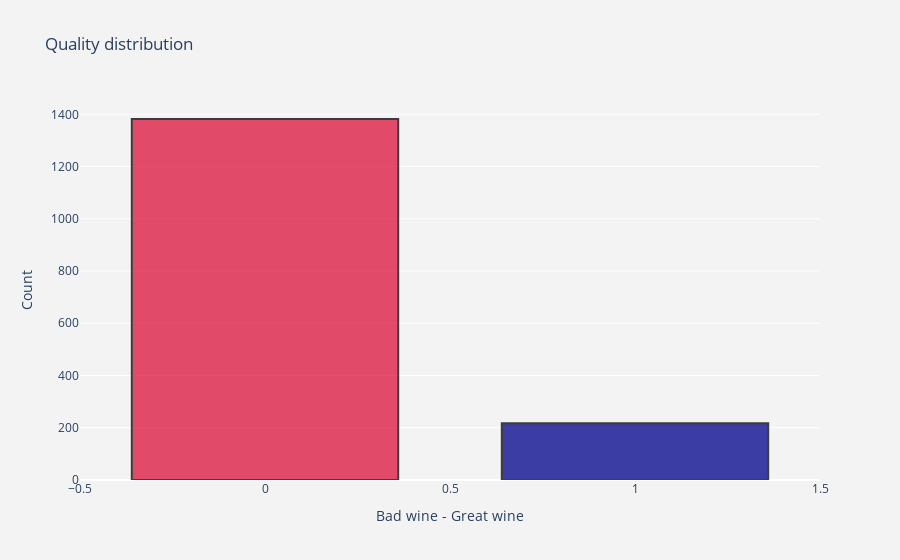

Notebook code for this chart:
### Code cell
labels = (df.quality.unique())
colors = ['Crimson', 'DarkBlue']

trace = go.Histogram(x=df.quality, marker=dict(color=colors,line=dict(color='black', width=2)),opacity=0.75)
layout = go.Layout(
    title='Quality distribution',
    xaxis=dict(
        title='Bad wine - Great wine'
    ),
    yaxis=dict(
        title='Count'
    ),
    bargap=0.2,
    bargroupgap=0.1, paper_bgcolor='rgb(243, 243, 243)',
    plot_bgcolor="rgb(243, 243, 243)")
fig = go.Figure(data=[trace], layout=layout)
iplot(fig)

### Figure 1 — Plotly figure (JSON) as saved in the notebook; plotly's stock layout.template omitted (floating-point values rounded to 4 significant figures; data arrays with more than 128 entries replaced by an {"elided": "..."} marker saying what was removed)
{"data": [{"marker": {"color": ["Crimson", "DarkBlue"], "line": {"color": "black", "width": 2}}, "opacity": 0.75, "type": "histogram", "x": {"elided": "1599 int values"}}], "layout": {"bargap": 0.2, "bargroupgap": 0.1, "paper_bgcolor": "rgb(243, 243, 243)", "plot_bgcolor": "rgb(243, 243, 243)", "title": {"text": "Quality distribution"}, "xaxis": {"title": {"text": "Bad wine - Great wine"}}, "yaxis": {"title": {"text": "Count"}}}}
